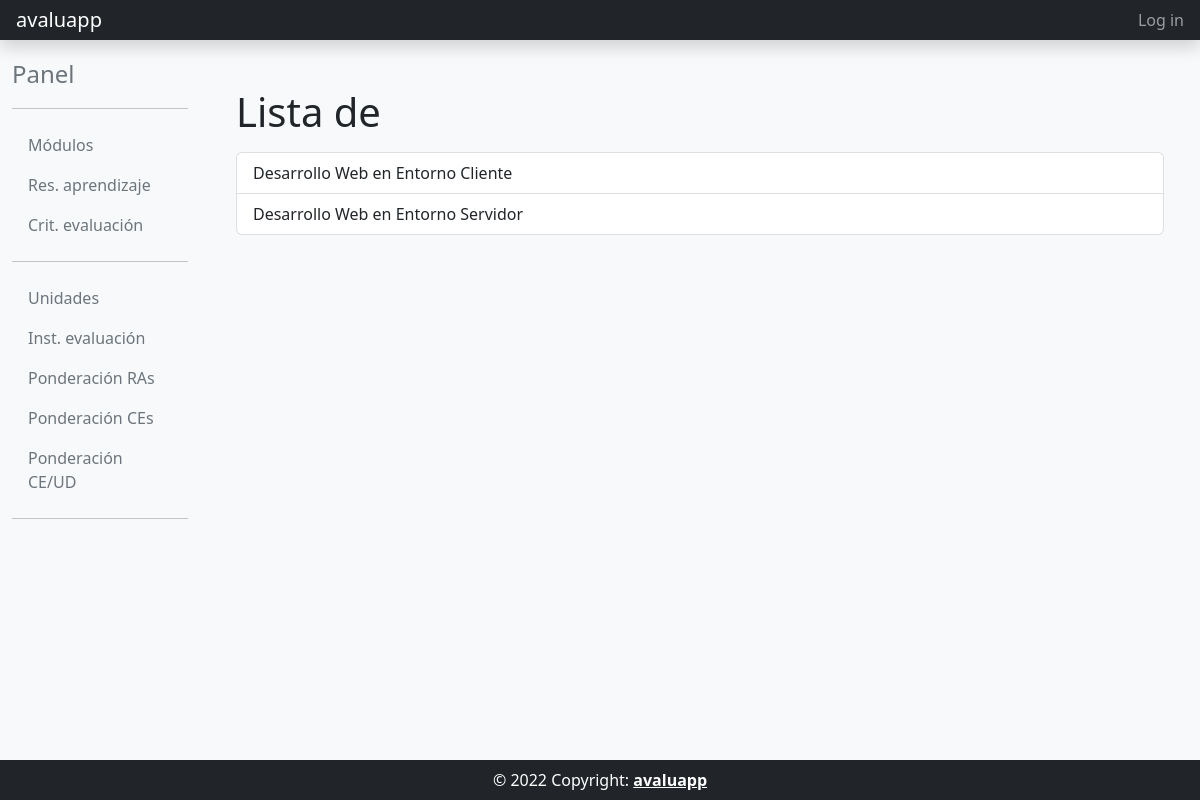
The app's page /modulo_list/ with its own data.
### core/models.py (models this page shows)
class Modulo(models.Model):
    codigo = models.CharField(max_length = 10, verbose_name = "codigo", unique=True)
    nombre = models.CharField(max_length = 256, verbose_name = "nombre", unique=True)
    def __str__(self):
        return self.nombre
    class Meta:
        verbose_name = "Modulo"
        verbose_name_plural = "Modulos"
        ordering = ['codigo']

### core/views.py (the view)
# urls.py: path('modulo_list/', core_views.ModuloListView.as_view(), name='modulo_list'),
class ModuloListView(ListView):
    model = Modulo
    template_name = 'core/modulo_list.html'

### templates/core/modulo_list.html
{% extends "common/base_intranet.html" %}
{% block main_content %}
<div class="container">
    <h1>Lista de {{ object.verbose_name_plural }}</h1>
    <ul class="list-group mt-3">
    {% for modulo in object_list %}
        <a href="{% url 'modulo_detail' pk=modulo.id %}" class="list-group-item list-group-item-action">{{ modulo }}</a>
    {% empty %}
        <p>No existen módulos.</p>
    {% endfor %}
    </ul>
</div>
{% endblock main_content %}

### records on screen
Modulo: nombre "Desarrollo Web en Entorno Cliente"
Modulo: nombre "Desarrollo Web en Entorno Servidor"
